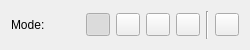
<?xml version="1.0" encoding="UTF-8"?>
<ui version="4.0">
 <class>SelectIntersectedEntities</class>
 <widget class="QWidget" name="SelectIntersectedEntities">
  <property name="geometry">
   <rect>
    <x>0</x>
    <y>0</y>
    <width>250</width>
    <height>50</height>
   </rect>
  </property>
  <layout class="QHBoxLayout">
   <item>
    <widget class="QLabel" name="label">
     <property name="text">
      <string>Mode:</string>
     </property>
    </widget>
   </item>
   <item>
    <widget class="QToolButton" name="ModeReplace">
     <property name="toolTip">
      <string>Replace the current selection</string>
     </property>
     <property name="icon">
      <iconset>
       <normaloff>../SelectionModeReplace.svg</normaloff>../SelectionModeReplace.svg</iconset>
     </property>
     <property name="checkable">
      <bool>true</bool>
     </property>
     <property name="checked">
      <bool>true</bool>
     </property>
     <property name="autoExclusive">
      <bool>true</bool>
     </property>
     <attribute name="buttonGroup">
      <string notr="true">SelectionMode</string>
     </attribute>
    </widget>
   </item>
   <item>
    <widget class="QToolButton" name="ModeAdd">
     <property name="toolTip">
      <string>Add to the current selection</string>
     </property>
     <property name="icon">
      <iconset>
       <normaloff>../SelectionModeAdd.svg</normaloff>../SelectionModeAdd.svg</iconset>
     </property>
     <property name="checkable">
      <bool>true</bool>
     </property>
     <property name="autoExclusive">
      <bool>true</bool>
     </property>
     <attribute name="buttonGroup">
      <string notr="true">SelectionMode</string>
     </attribute>
    </widget>
   </item>
   <item>
    <widget class="QToolButton" name="ModeRemove">
     <property name="toolTip">
      <string>Subtract from the current selection</string>
     </property>
     <property name="icon">
      <iconset>
       <normaloff>../SelectionModeRemove.svg</normaloff>../SelectionModeRemove.svg</iconset>
     </property>
     <property name="checkable">
      <bool>true</bool>
     </property>
     <property name="autoExclusive">
      <bool>true</bool>
     </property>
     <attribute name="buttonGroup">
      <string notr="true">SelectionMode</string>
     </attribute>
    </widget>
   </item>
   <item>
    <widget class="QToolButton" name="ModeIntersect">
     <property name="toolTip">
      <string>Intersect with the current selection</string>
     </property>
     <property name="icon">
      <iconset>
       <normaloff>../SelectionModeIntersect.svg</normaloff>../SelectionModeIntersect.svg</iconset>
     </property>
     <property name="checkable">
      <bool>true</bool>
     </property>
     <property name="autoExclusive">
      <bool>true</bool>
     </property>
     <attribute name="buttonGroup">
      <string notr="true">SelectionMode</string>
     </attribute>
    </widget>
   </item>
   <item>
    <widget class="Line" name="line">
     <property name="orientation">
      <enum>Qt::Vertical</enum>
     </property>
    </widget>
   </item>
   <item>
    <widget class="QToolButton" name="Reset"/>
   </item>
  </layout>
 </widget>
 <resources/>
 <connections/>
 <buttongroups>
  <buttongroup name="SelectionMode"/>
 </buttongroups>
</ui>
